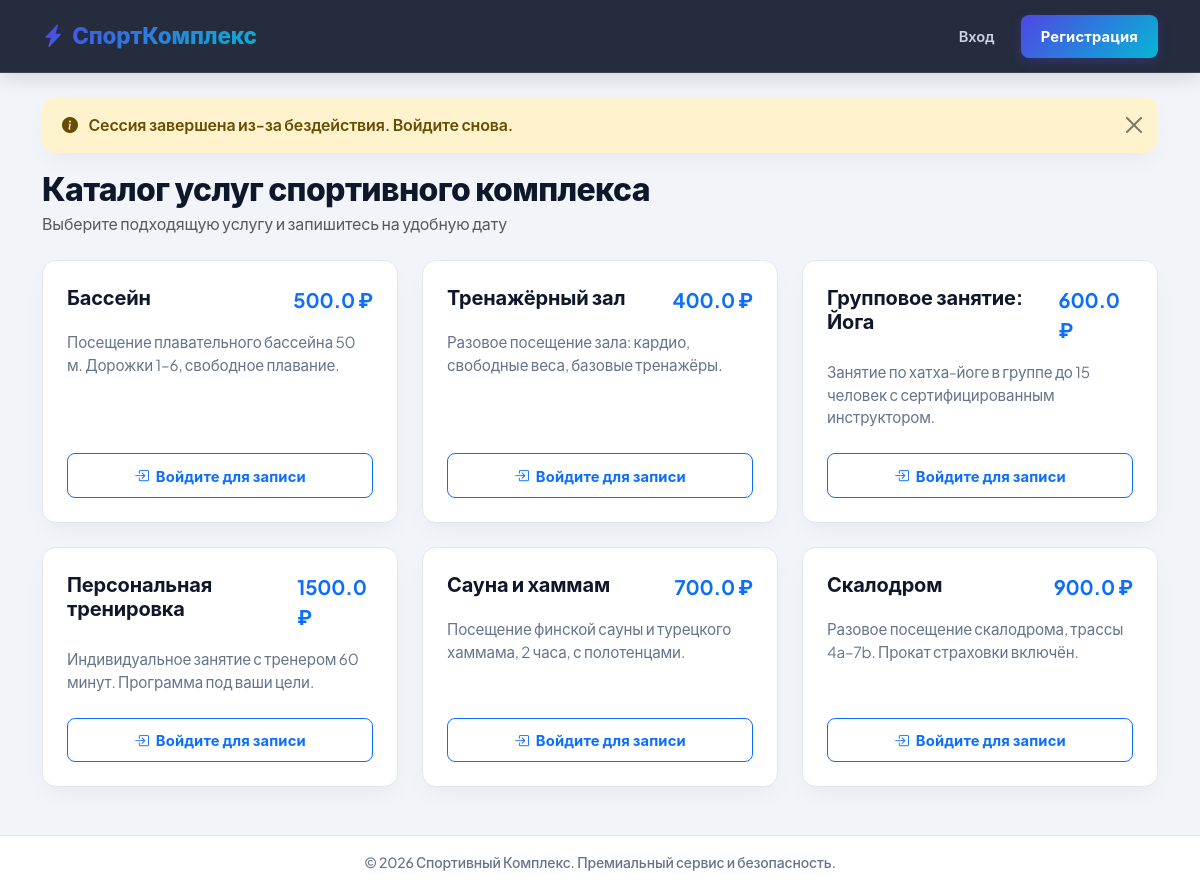
The page / (signed in) on the database its author committed.
### tables this page shows
CREATE TABLE services (
    id          INTEGER PRIMARY KEY AUTOINCREMENT,
    title       TEXT NOT NULL,
    description TEXT,
    price       REAL NOT NULL,
    created_at  DATETIME DEFAULT CURRENT_TIMESTAMP
);

### app.py (the view)
@app.route('/')
def index():
    services = execute_query("SELECT * FROM services ORDER BY id ASC")
    return render_template('dashboard.html', services=services)

### db.py (called while the page is built)
def connect(timeout: float = 10.0) -> sqlite3.Connection:
    conn = sqlite3.connect(Config.DATABASE, timeout=timeout)
    conn.row_factory = sqlite3.Row
    conn.execute("PRAGMA foreign_keys = ON")      # контроль внешних ключей
    conn.execute("PRAGMA busy_timeout = 5000")
    return conn

def get_db():
    if 'db' not in g:
        g.db = connect()
    return g.db

def execute_query(query, args=(), one=False):
    cur = get_db().execute(query, args)
    rv = cur.fetchall()
    cur.close()
    return (rv[0] if rv else None) if one else rv

### security.py (called while the page is built, shortened)
def csrf_protect():
    if request.method in ('GET', 'HEAD', 'OPTIONS'):
        return None

def load_current_user():
    if request.endpoint == 'static' or 'user_id' not in session:
        return None
    from db import execute_query
    now = int(time.time())
    idle = current_app.config['SESSION_IDLE_TIMEOUT']
    if now - session.get('last_seen', 0) > idle:
        session.clear()
        flash("Сессия завершена из-за бездействия. Войдите снова.", "warning")
        return None

def set_security_headers(response):
    h = response.headers
    h['X-Content-Type-Options'] = 'nosniff'
    h['X-Frame-Options'] = 'DENY'
    h['X-XSS-Protection'] = '0'   # устаревший фильтр отключается намеренно, защиту даёт CSP
    h['Content-Security-Policy'] = CSP
    h['Referrer-Policy'] = 'same-origin'
    h['Permissions-Policy'] = 'camera=(), microphone=(), geolocation=(), payment=()'
    h['Cross-Origin-Opener-Policy'] = 'same-origin'
    h['Cross-Origin-Resource-Policy'] = 'same-origin'
    if request.is_secure or current_app.config.get('SESSION_COOKIE_SECURE'):
        h['Strict-Transport-Security'] = 'max-age=31536000; includeSubDomains'
    if request.endpoint != 'static':
        h['Cache-Control'] = 'no-store'
        h['Pragma'] = 'no-cache'
    return response

### templates/dashboard.html (shortened to what this page needs)
{% extends 'base.html' %}
{% block content %}
<div class="d-flex justify-content-between align-items-center mb-4">
    <div>
        <h2 class="mb-1">Каталог услуг спортивного комплекса</h2>
        <p class="text-muted mb-0">Выберите подходящую услугу и запишитесь на удобную дату</p>
    </div>
</div>
<div class="row g-4">
    {% for service in services %}
    <div class="col-md-6 col-lg-4">
        <div class="card h-100">
            <div class="card-body d-flex flex-column p-4">
                <div class="d-flex justify-content-between align-items-start mb-3">
                    <h5 class="card-title mb-0">{{ service.title }}</h5>
                    <span class="fs-5 fw-bold text-primary">{{ service.price }} ₽</span>
                </div>
                <p class="card-text mb-4 flex-grow-1">{{ service.description }}</p>
                {% if session.get('role') == 'client' %}
                    <form method="POST" action="{{ url_for('book_service', service_id=service.id) }}" class="mt-auto">
                        <input type="hidden" name="csrf_token" value="{{ csrf_token() }}">
                        <div class="mb-3">
                            <label class="form-label"><i class="bi bi-calendar3 me-1"></i> Дата записи:</label>
                            <input type="date" name="booking_date" class="form-control" required>
                        </div>
                        <button type="submit" class="btn btn-primary w-100">
                            <i class="bi bi-check2-circle me-1"></i> Записаться
                        </button>
                    </form>
                {% elif not session.get('user_id') %}
                    <a href="{{ url_for('login') }}" class="btn btn-outline-primary w-100 mt-auto">
                        <i class="bi bi-box-arrow-in-right me-1"></i> Войдите для записи
                    </a>
                {% endif %}
            </div>
        </div>
    </div>
    {% endfor %}
</div>
{% endblock %}

### static/css/style.css (style rules this page uses)
:root { --primary-gradient: linear-gradient(135deg, #4f46e5 0%, #06b6d4 100%); --primary-color: #4f46e5; --primary-hover: #4338ca; --secondary-color: #64748b; --bg-main: #f1f5f9; --card-bg: #ffffff; --text-dark: #0f172a; --text-muted: #64748b; --border-color: #e2e8f0; --shadow-sm: 0 2px 4px rgba(0, 0, 0, 0.02); --shadow-md: 0 10px 25px -5px rgba(0, 0, 0, 0.05), 0 8px 10px -6px rgba(0, 0, 0, 0.01); --shadow-lg: 0 20px 30px -10px rgba(79, 70, 229, 0.15); --radius-sm: 8px; --radius-md: 14px; --radius-lg: 20px; }
body { font-family: 'Plus Jakarta Sans', -apple-system, BlinkMacSystemFont, sans-serif; background-color: var(--bg-main); color: var(--text-dark); min-height: 100vh; display: flex; flex-direction: column; letter-spacing: -0.01em; }
h2, h3 { font-weight: 800; color: var(--text-dark); letter-spacing: -0.02em; }
.card { border: 1px solid var(--border-color); border-radius: var(--radius-md); background: var(--card-bg); box-shadow: var(--shadow-md); transition: all 0.3s cubic-bezier(0.4, 0, 0.2, 1); overflow: hidden; }
.card-title { font-weight: 700; font-size: 1.25rem; color: var(--text-dark); }
.card-text { color: var(--text-muted); font-size: 0.95rem; }
.btn { font-weight: 700; font-size: 0.92rem; border-radius: var(--radius-sm); padding: 0.65rem 1.25rem; transition: all 0.25s cubic-bezier(0.4, 0, 0.2, 1); letter-spacing: 0.01em; }

### rows shown on the page
services: title "Бассейн", price "500.0", description "Посещение плавательного бассейна 50 м. Дорожки 1–6, свободное плавание."
services: title "Тренажёрный зал", price "400.0", description "Разовое посещение зала: кардио, свободные веса, базовые тренажёры."
services: title "Групповое занятие: Йога", price "600.0", description "Занятие по хатха-йоге в группе до 15 человек с сертифицированным инструктором."
services: title "Персональная тренировка", price "1500.0", description "Индивидуальное занятие с тренером 60 минут. Программа под ваши цели."
services: title "Сауна и хаммам", price "700.0", description "Посещение финской сауны и турецкого хаммама, 2 часа, с полотенцами."
services: title "Скалодром", price "900.0", description "Разовое посещение скалодрома, трассы 4a–7b. Прокат страховки включён."

### other values the page prints
{{ message }} "Сессия завершена из-за бездействия. Войдите снова."
